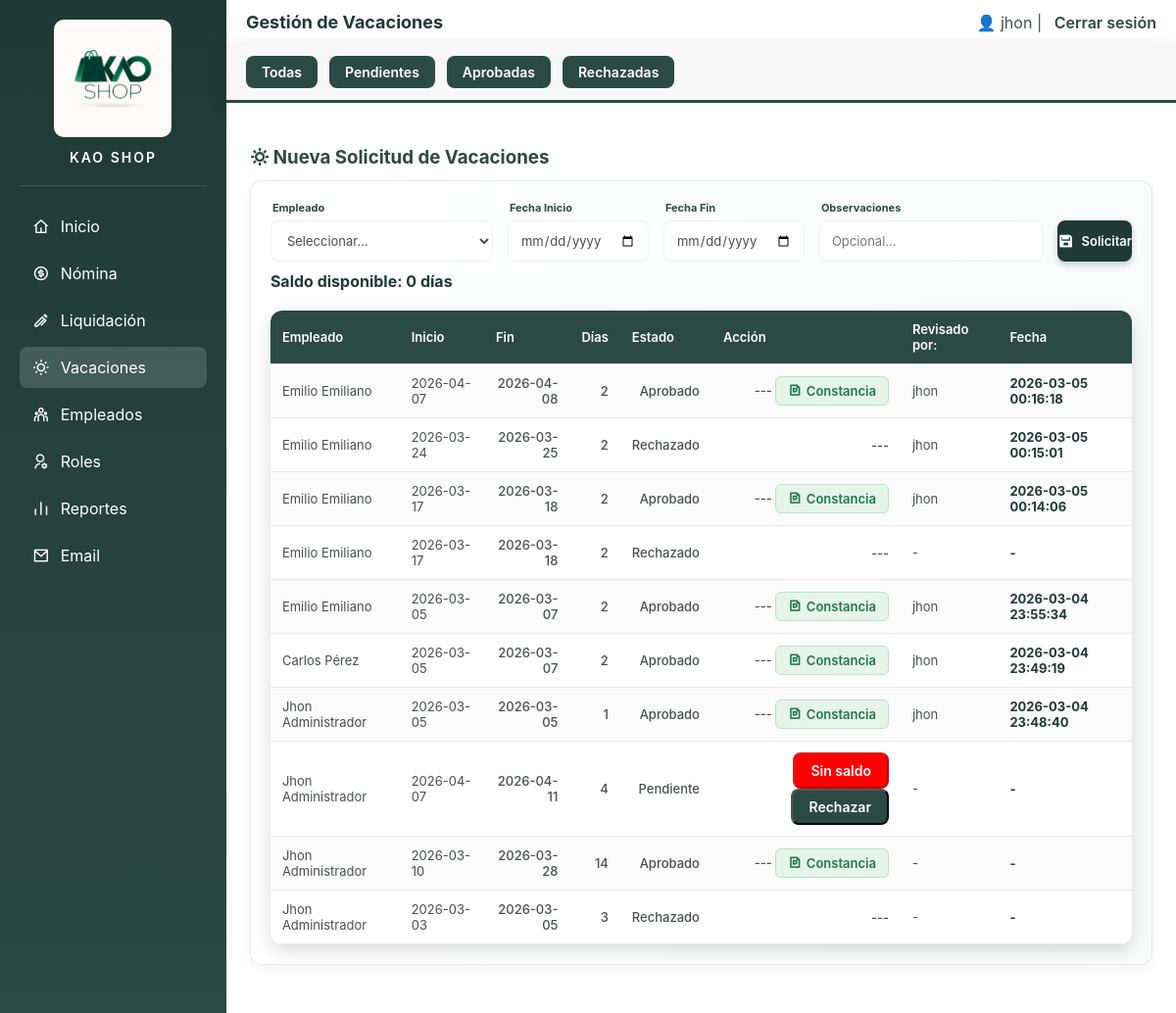
The app's page /PHP/vacaciones.php (signed in), older data.
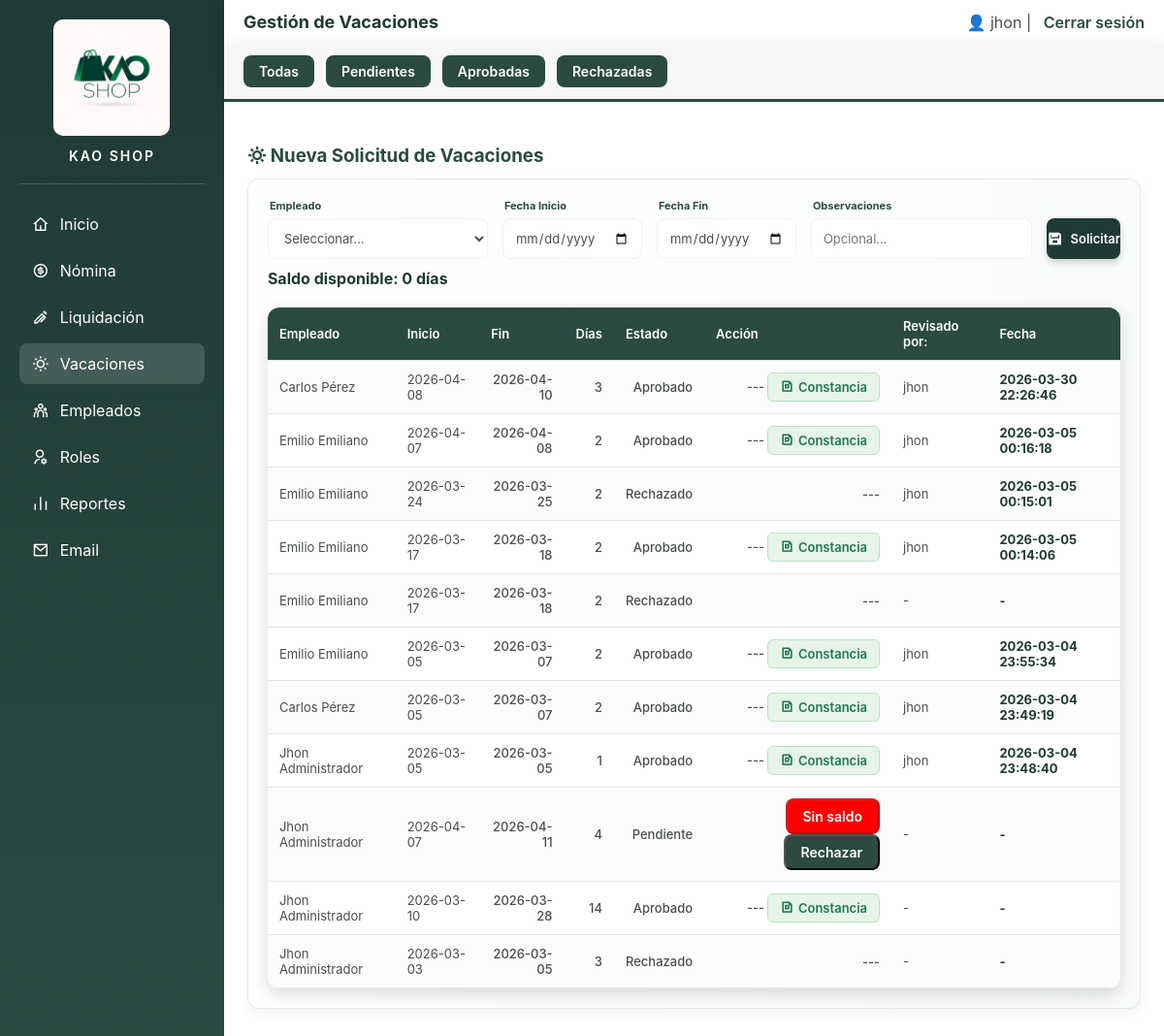
The same page, newer data.
### tables this page shows
CREATE TABLE `vacaciones` (
  `id_vacacion` int(11) NOT NULL,
  `empleado_id` int(11) NOT NULL,
  `fecha_inicio` date NOT NULL,
  `fecha_fin` date NOT NULL,
  `dias_solicitados` int(11) NOT NULL,
  `dias_habiles` int(11) NOT NULL,
  `observaciones` text DEFAULT NULL,
  `creada_por` varchar(100) DEFAULT NULL,
  `creada_en` timestamp NOT NULL DEFAULT current_timestamp(),
  `estado` enum('pendiente','aprobado','rechazado') DEFAULT 'pendiente',
  `aprobado_por` varchar(100) DEFAULT NULL,
  `fecha_aprobacion` datetime DEFAULT NULL,
  `motivo_rechazo` text DEFAULT NULL
);

CREATE TABLE `empleados` (
  `id` int(11) NOT NULL,
  `cedula` varchar(20) NOT NULL,
  `nombre` varchar(100) NOT NULL,
  `apellido` varchar(100) NOT NULL,
  `direccion` text DEFAULT NULL,
  `telefono` varchar(20) DEFAULT NULL,
  `email` varchar(100) DEFAULT NULL,
  `fecha_ingreso` date NOT NULL,
  `salario_base` decimal(10,2) NOT NULL,
  `estado` enum('activo','inactivo') DEFAULT 'activo'
);

### PHP/vacaciones.php (the view, shortened to what this page needs)
<?php
include("db.php");
function calcularSaldo($conexion, $empleado_id) {
    $q = mysqli_query($conexion, "SELECT fecha_ingreso FROM empleados WHERE id=$empleado_id");
    $emp = mysqli_fetch_assoc($q);
    $fecha_ingreso = new DateTime($emp['fecha_ingreso']);
    $hoy = new DateTime();
    $antiguedad = $fecha_ingreso->diff($hoy)->y;
    $dias_acumulados = 15 + ($antiguedad - 1);
    $dias_acumulados = min(30, $dias_acumulados);
    $q2 = mysqli_query($conexion, "
        SELECT SUM(dias_habiles) as total
        FROM vacaciones
        WHERE empleado_id=$empleado_id
        AND estado='aprobado'
    ");
    $usados = mysqli_fetch_assoc($q2)['total'] ?? 0;
    return max(0, $dias_acumulados - $usados);
}
$where = "";
$vacaciones = mysqli_query($conexion, "
    SELECT v.*, e.nombre, e.apellido
    FROM vacaciones v
    JOIN empleados e ON v.empleado_id=e.id
    $where
    ORDER BY v.id_vacacion DESC
");
?>
<!DOCTYPE html>
<html lang="es">
<head>
<link rel="stylesheet" href="../css/vacaciones.css">
<link href="https://cdn.jsdelivr.net/npm/remixicon@4.2.0/fonts/remixicon.css" rel="stylesheet">
</head>
<body>
<aside class="sidebar">
<div class="sidebar-header">
    <img src="../img/logo.png" alt="Logo" class="logo">
    <h3 class="system-title">KAO SHOP</h3>
</div>
    <a href="administrador.php"><i class="ri-home-4-line"></i> Inicio</a>
    <a href="nomina.php"><i class="ri-money-dollar-circle-line"></i> Nómina</a>
    <a href="liquidacion.php"><i class="ri-ball-pen-line"></i> Liquidación</a>
    <a href="vacaciones.php" class="active"><i class="ri-sun-line"></i> Vacaciones</a>
    <a href="listar_empleados.php"><i class="ri-team-line"></i> Empleados</a>
    <a href="listar_usuario.php"><i class="ri-user-settings-line"></i> Roles</a>
    <a href="reportes.php"><i class="ri-bar-chart-line"></i> Reportes</a>
    <a href="contactar.php"><i class="ri-mail-line"></i> Email</a>
</aside>
<div class="main">
<header>
    <h2>Gestión de Vacaciones</h2>
    <div>
        <span>👤 <?php echo $_SESSION['usuario']; ?></span> |
        <a href="cerrar_sesion.php">Cerrar sesión</a>
    </div>
</header>
    <div class="top-menu">
        <a href="vacaciones.php" class="top-button">Todas</a>
        <a href="vacaciones.php?estado=pendiente" class="top-button">Pendientes</a>
        <a href="vacaciones.php?estado=aprobado" class="top-button">Aprobadas</a>
        <a href="vacaciones.php?estado=rechazado" class="top-button">Rechazadas</a>
    </div>
<div class="contenido">
<br>
<h3><i class="ri-sun-line"></i> Nueva Solicitud de Vacaciones</h3>
    <div class="form-compacto">
<form method="post">
<div class="form-group">
<label>Empleado</label>
<select name="empleado_id" required onchange="obtenerSaldo(this.value)">
<option value="">Seleccionar...</option>
</select>
</div>
<div class="form-group">
<label>Fecha Inicio</label>
<input type="date" name="fecha_inicio" required>
</div>
<div class="form-group">
<label>Fecha Fin</label>
<input type="date" name="fecha_fin" required>
</div>
<div class="form-group">
<label>Observaciones</label>
<input type="text" name="observaciones" placeholder="Opcional...">
</div>
<button type="submit" class="btn-registrar">
<i class="ri-save-3-line"></i> Solicitar
</button>
</form>
<p style="margin-top:10px;font-weight:600;color:#1f3a34;">
<strong id="saldo">Saldo disponible: 0 días</strong>
</p>
<table>
<tr>
    <th>Empleado</th>
    <th>Inicio</th>
    <th>Fin</th>
    <th>Días</th>
    <th>Estado </th>
    <th>Acción</th>
    <th>Revisado por:</th>
    <th>Fecha</th>
</tr>
<?php while ($v = mysqli_fetch_assoc($vacaciones)) {
$saldo_actual = calcularSaldo($conexion, $v['empleado_id']);
$puede_aprobar = $v['dias_habiles'] <= $saldo_actual;
?>
<tr>
    <td><?= $v['nombre']." ".$v['apellido'] ?></td>
    <td><?= $v['fecha_inicio'] ?></td>
    <td><?= $v['fecha_fin'] ?></td>
    <td><?= $v['dias_habiles'] ?></td>
    <td><?= ucfirst($v['estado']) ?></td>
    <td>
        <?php if ($v['estado'] == 'pendiente') { ?>
            <?php if ($puede_aprobar) { ?>
                <button class="top-button" onclick="confirmarAccion('aprobar', <?= $v['id_vacacion'] ?>)">
                    Aprobar
                </button>
            <?php } else { ?>
                <button class="top-button" style="background:red;" disabled>
                    Sin saldo
                </button>
            <?php } ?>
            <button class="top-button" onclick="confirmarAccion('rechazar', <?= $v['id_vacacion'] ?>)">
                Rechazar
            </button>
        <?php } else { echo "---"; } ?>
        <?php if($v['estado']=='aprobado'){ ?>
            <a href="constancia_vacaciones.php?id=<?= $v['id_vacacion'] ?>"
            class="btn-accion btn-constancia"
            target="_blank">
            <i class="ri-file-pdf-line"></i> Constancia
</a>
        <?php } ?>
    </td>
    <td><?= $v['aprobado_por'] ?? '-' ?></td>
    <td><?= $v['fecha_aprobacion'] ?? '-' ?></td>
</tr>
<?php } ?>
</table>
</div>
</div>
</body>
</html>

### css/vacaciones.css (style rules this page uses)
:root { --green-dark: #1f3a34; --green-mid: #2b4a42; --green-hover: #3f6f61; --white: #ffffff; --white-soft: #f7f7f7; --gray-light-text: #4a4f4e; --card-border: #e2e2e2; --shadow: 0 6px 18px rgba(0,0,0,0.15); --radius: 12px; --sidebar-width: 260px; }
.sidebar-header { text-align:center; padding-bottom:20px; margin-bottom:20px; border-bottom:1px solid rgba(255,255,255,0.15); }
.logo { width:120px; height:auto; border-radius:10px; margin-bottom:8px; }
.system-title { font-size:14px; letter-spacing:2px; font-weight:600; }
* { box-sizing:border-box; margin:0; padding:0; font-family:Inter, Arial, sans-serif; }
body { display:flex; min-height:100vh; background:var(--white); color:var(--gray-light-text); }
.sidebar { width:260px; background:linear-gradient(180deg,#1f3a34,#2b4a42); padding:20px; color:white; display:flex; flex-direction:column; box-shadow:4px 0 15px rgba(0,0,0,0.25); }
.sidebar a { display:flex; align-items:center; gap:11px; padding:11px 13px; margin-bottom:6px; color:white; text-decoration:none; border-radius:8px; transition:0.3s; font-size:16px; }
.sidebar i { font-size:17px; }
.sidebar a.active { background:rgba(255,255,255,0.15); }
.sidebar a.active::before { content:""; position:absolute; left:-10px; top:50%; transform:translateY(-50%); width:6px; height:28px; background:white; border-radius:4px; }
.main { flex:1; display:flex; flex-direction:column; background: var(--white); }
header { background:var(--white); padding:12px 20px; display:flex; justify-content:space-between; align-items:center; box-shadow:var(--shadow); }
header h2 { font-size:18px; color:var(--green-dark); }
header a { color:var(--green-mid); text-decoration:none; font-weight:600; margin-left:8px; }
.top-menu { background:var(--white-soft); padding:12px 20px; display:flex; gap:12px; box-shadow:var(--shadow); border-bottom:3px solid var(--green-mid); flex-wrap:wrap; }
.top-button { padding:8px 16px; background:var(--green-mid); color:white; border-radius:8px; text-decoration:none; font-size:14px; font-weight:600; transition:0.2s; }
.contenido { padding:24px; flex:1; background:var(--white); }
.contenido h3 { margin-bottom:12px; color:var(--green-mid); }
table { width:100%; border-collapse:collapse; background:var(--white); border-radius:var(--radius); box-shadow:var(--shadow); overflow:hidden; margin-top:20px; }
table th, table td { padding:12px 15px; text-align:left; }
table th { background:var(--green-mid); color:white; font-weight:600; }
table tr:nth-child(even) { background:var(--white-soft); }
table { width:100%; border-collapse:collapse; font-size:13px; }
table th, table td { padding:11px 12px; border-bottom:1px solid #e8e8e8; }
table tbody tr:nth-child(even) { background:#fbfbfb; }
table td:nth-child(3), table td:nth-child(4), table td:nth-child(5), table td:nth-child(6) { text-align: right; font-weight: 500; }
table td:last-child { font-weight: 700; color: #1f3a34; }
table a { color: var(--green-mid); font-weight: bold; text-decoration: none; }
.form-compacto { background: linear-gradient(to right, #ffffff, #f9fbfb); padding: 20px; border-radius: 12px; border: 1px solid rgba(31, 58, 52, 0.1); box-shadow: 0 4px 12px rgba(0, 0, 0, 0.05); margin-bottom: 25px; }
.form-compacto form { display: grid; grid-template-columns: 1.5fr 1fr 1fr 1.5fr 0.8fr; gap: 15px; align-items: end; }
.form-group { display: flex; flex-direction: column; gap: 6px; }
.form-group label { font-size: 11px; font-weight: 700; color: var(--green-mid); padding-left: 2px; }
.form-group select, .form-group input { background: white; border: 1.5px solid #eef2f1; padding: 10px 12px; border-radius: 8px; font-size: 13px; color: var(--gray-light-text); transition: all 0.3s ease; height: 42px; }
.btn-registrar { background: var(--green-dark); color: white; border: none; border-radius: 8px; height: 42px; font-size: 13px; font-weight: 600; cursor: pointer; transition: all 0.3s ease; display: flex; align-items: center; justify-content: center; gap: 8px; box-shadow: 0 4px 6px rgba(31, 58, 52, 0.2); }
.btn-registrar i { font-size: 16px; }
.btn-accion { padding: 6px 12px; border-radius: 6px; text-decoration: none; font-size: 13px; font-weight: 600; display: inline-flex; align-items: center; gap: 5px; transition: all 0.3s ease; }
.btn-constancia { background: #e6f4ea; color: #1f7a4c; border: 1px solid #b7e4c7; }

Row changes from the older to the newer data that the page shows:
added vacaciones: empleado.nombre "Carlos", empleado.apellido "Pérez", fecha_inicio "2026-04-08", fecha_fin "2026-04-10", dias_habiles "3", estado "Aprobado", aprobado_por "jhon", fecha_aprobacion "2026-03-30 22:26:46"
